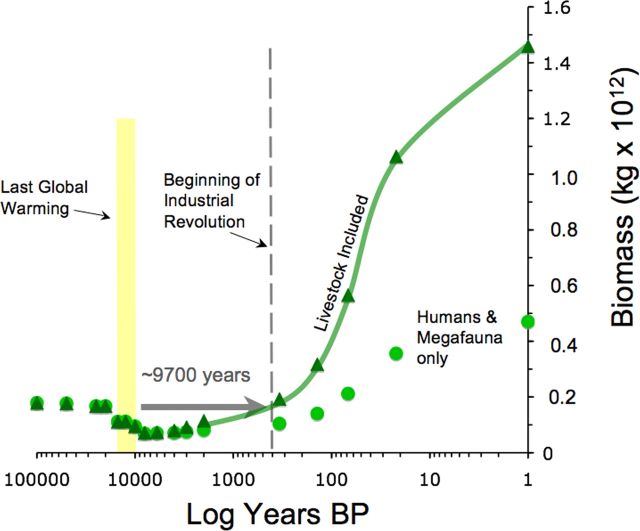
%> input picture RuBisCO_vs_Collagen/F5.large.jpg, 1280 x 1062 px (shown at 1/2 size)
$ octave take_coordinates.m   (GNU Octave 9; MATLAB toolbox functions it lacks are replaced by stand-ins)
%> lines starting %> are read from the running program, lines starting %| are printed output that depends on the picture; in (x1, y1, x2, y2) boxes, pixels count from 0 and x2, y2 are one past the last pixel; in counts of white or black regions, pixels touching at a corner belong together; the program's own positions count from 1
clear all
%%
im = imread('F5.large.jpg');
%> im is the input picture: size 1062x1280x3 uint8; mean R, G, B 242.9, 244.8, 241.2
mega_hum = ((im(:,:,2)>150) & (im(:,:,1)<30));
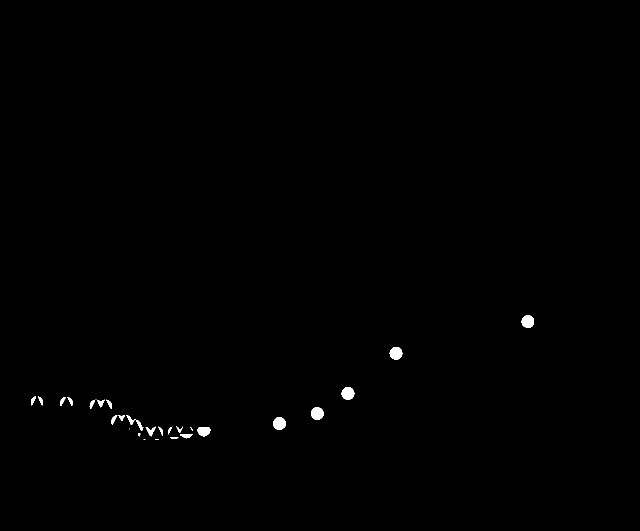
%> mega_hum: size 1062x1280 logical (shown at 1/2 size); 0.34% white; 28 white regions (5 under 20 px), largest, box (x1, y1, x2, y2) and area: (622, 814, 647, 840) 513, (1043, 630, 1068, 656) 510, (683, 775, 709, 800) 509
livestock = (im(:,:,2)>100 & im(:,:,2)<150 & im(:,:,1)<20);
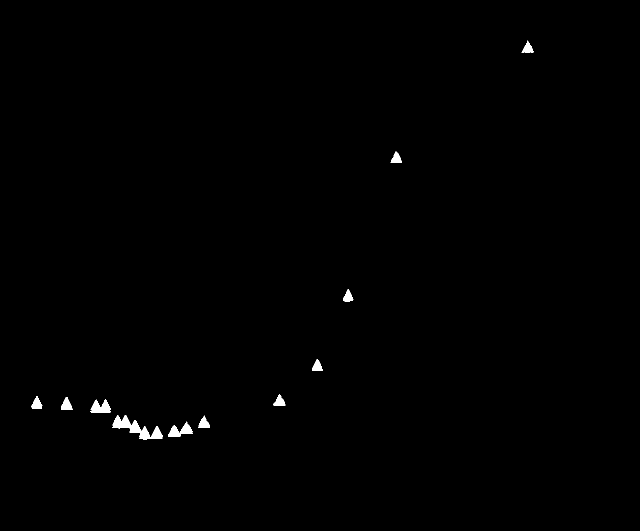
%> livestock: size 1062x1280 logical (shown at 1/2 size); 0.42% white; 12 white regions (1 under 20 px)

topY = 14;
bottomY = 906;
rightX = 1056;
leftX = 74;

mega_CC = bwconncomp(mega_hum,8);
%> mega_CC = 28 connected components
size_mega_CC = cellfun(@(x) length(x),mega_CC.PixelIdxList);
%> size_mega_CC = 28 values, max 513 at index 25, min 1 at index 6, mean 164.9
mega_hum_center = regionprops(mega_CC,'centroid');
%> mega_hum_center = 28 regions; first 5, Centroid: [66.6 801.5], [82.5 801.7], [125.3 803], [141.8 802.8], [184.6 808.4]
mega_hum_box = regionprops(mega_CC,'BoundingBox');
%> mega_hum_box = 28 regions; largest, box (x1, y1, x2, y2): (253, 830, 287, 862), (546, 834, 572, 860), (779, 694, 805, 720), (622, 814, 647, 840), (683, 775, 709, 800)
mega_hum_center = mega_hum_center(size_mega_CC>10);
%> mega_hum_center = 24 regions; first 5, Centroid: [66.6 801.5], [82.5 801.7], [125.3 803], [141.8 802.8], [184.6 808.4]
livestock_CC = bwconncomp(livestock,8);
%> livestock_CC = 12 connected components
size_livestock_CC = cellfun(@(x) length(x),livestock_CC.PixelIdxList);
%> size_livestock_CC = [345 367 696 1774 720 309 303 297 294 288 2 293]
livestock_center = regionprops(livestock_CC,'centroid');
%> livestock_center = 12 regions; first 5, Centroid: [74.3 809], [133.8 810.7], [202.2 815.7], [273.7 858], [361.6 862.6]
livestock_box = regionprops(livestock_CC,'BoundingBox');
%> livestock_box = 12 regions; largest, box (x1, y1, x2, y2): (224, 830, 325, 879), (337, 843, 385, 874), (181, 799, 222, 825), (396, 831, 420, 856), (1043, 81, 1067, 106)
livestock_center = livestock_center(size_livestock_CC>10);
%> livestock_center = 11 regions; first 5, Centroid: [74.3 809], [133.8 810.7], [202.2 815.7], [273.7 858], [361.6 862.6]

livestock_points(1,:) = [74 808];
livestock_points(2,:) = [133 808];
livestock_points(3,:) = [192 813];
livestock_points(4,:) = [212 813];
livestock_points(5,:) = [236 844];
livestock_points(6,:) = [252 844];
livestock_points(7,:) = [271 853];
livestock_points(8,:) = [290 867];
livestock_points(9,:) = [314 865];
livestock_points(10,:) = [349 862];
livestock_points(11,:) = [374 856];
livestock_points(12,:) = [408 843];
livestock_points(13:17,:) = reshape([livestock_center(end-4:end).Centroid],[2 5])';
livestock_points(17,1) = rightX;

mega_hum_points(1,:) = [74 808];
mega_hum_points(2,:) = [133 808];
mega_hum_points(3,:) = [192 813];
mega_hum_points(4,:) = [212 813];
mega_hum_points(5,:) = [236 844];
mega_hum_points(6,:) = [252 844];
mega_hum_points(7,:) = [271 853];
mega_hum_points(8,:) = [290 867];
mega_hum_points(9,:) = [349 867];
mega_hum_points(10,:) = [349 869];
mega_hum_points(11,:) = [374 867];
mega_hum_points(12,:) = [408 863];
mega_hum_points(13:17,:) = reshape([mega_hum_center(end-4:end).Centroid],[2 5])';
mega_hum_points(17,1) = rightX;

mega_hum_corr_points(:,1) = 10.^(-(mega_hum_points(:,1)-rightX)/((rightX-leftX)/5));
livestock_corr_points(:,1) = 10.^(-(livestock_points(:,1)-rightX)/((rightX-leftX)/5));
mega_hum_corr_points(:,2) = 1.6-(mega_hum_points(:,2)-topY)/(bottomY-topY)*1.6;
livestock_corr_points(:,2) = 1.6-(livestock_points(:,2)-topY)/(bottomY-topY)*1.6;
%%
im2 = imread('Human_vs_megafauna.png');
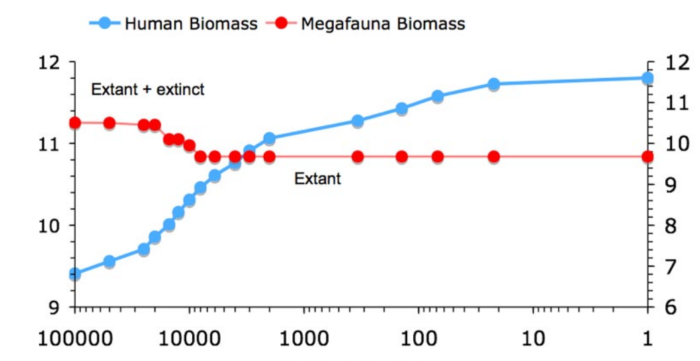
%> input picture RuBisCO_vs_Collagen/Human_vs_megafauna.png, 1399 x 722 px (shown at 1/2 size)
%> im2 is the input picture: size 722x1399x3 uint8; mean R, G, B 245.5, 244.5, 245.5
mega_only_points = imfindcircles(im2(:,:,1)>100 & im2(:,:,2)<50,[2 20]);
%> mega_only_points = 18 rows, first 12: [875.8 313.8; 804.2 313.8; 563.2 46.17; 539.2 313.6; 430.2 313.8; 988.2 313.6; 716 313.7; 401.5 314; 219.5 246.5; 499.2 313.8; 470.7 314; 1296 313.7]
hum_only_points = imfindcircles(im2(:,:,2)>100 & im2(:,:,1)<100,[5 20]);
%> hum_only_points = 18 rows, first 12: [430 351.2; 1296 156; 210 46.2; 539.3 276.9; 716 241.8; 804 217.5; 310 474.2; 988.2 168.2; 401.5 375; 219.6 522.6; 379.4 400.4; 339.4 449.4]
% [5 lines of commented-out code are left out]
topY2 = 124;
bottomY2 = 615;
rightX2 = 1296;
leftX2 = 150;

hum_only_corr_points(:,1) = 10.^(-(hum_only_points(:,1)-rightX2)/((rightX2-leftX2)/5));
mega_only_corr_points(:,1) = 10.^(-(mega_only_points(:,1)-rightX2)/((rightX2-leftX2)/5));
hum_only_corr_points(:,2) = 10.^(12-(hum_only_points(:,2)-topY2)/(bottomY2-topY2)*6);
mega_only_corr_points(:,2) = 10.^(12-(mega_only_points(:,2)-topY2)/(bottomY2-topY2)*3);
[B I] = sort(hum_only_corr_points(:,1));
%> B = 18 values from 1 to 99488.3; I = 18 values, max 18 at index 8, min 1 at index 9, mean 9.5
hum_only_corr_points = hum_only_corr_points(I,:);
%> hum_only_corr_points = 18 rows, first 12: [1 4.06e+11; 22.03 2.88e+11; 67.93 1.46e+11; 140.2 7.2e+10; 339.3 3.63e+10; 2001.4 1.35e+10; 3019.8 7.01e+09; 3946.9 3.28e+09; 6002.9 1.67e+09; 7992.9 856623972.8; 9981.5 419364108.1; 12450.3 213457901.5]
hum_only_corr_points = hum_only_corr_points([1:16 18],:);
%> hum_only_corr_points = 17 rows, first 12: [1 4.06e+11; 22.03 2.88e+11; 67.93 1.46e+11; 140.2 7.2e+10; 339.3 3.63e+10; 2001.4 1.35e+10; 3019.8 7.01e+09; 3946.9 3.28e+09; 6002.9 1.67e+09; 7992.9 856623972.8; 9981.5 419364108.1; 12450.3 213457901.5]
[B I] = sort(mega_only_corr_points(:,1));
%> B = 18 values from 1 to 99499; I = 18 values, max 18 at index 13, min 1 at index 3, mean 9.5
mega_only_corr_points = mega_only_corr_points(I,:);
%> mega_only_corr_points = 18 rows, first 12: [1 6.93e+10; 22.03 6.94e+10; 68.11 6.92e+10; 139.9 6.92e+10; 339.3 6.93e+10; 1575.3 2.99e+12; 2004.1 6.94e+10; 2996.3 6.92e+10; 3987.7 6.9e+10; 5992.8 6.92e+10; 7992.9 6.9e+10; 9982.4 9.44e+10]
mega_only_corr_points = mega_only_corr_points([1:5 7:18],:);
%> mega_only_corr_points = 17 rows, first 12: [1 6.93e+10; 22.03 6.94e+10; 68.11 6.92e+10; 139.9 6.92e+10; 339.3 6.93e+10; 2004.1 6.94e+10; 2996.3 6.92e+10; 3987.7 6.9e+10; 5992.8 6.92e+10; 7992.9 6.9e+10; 9982.4 9.44e+10; 12450.3 1.12e+11]

% Taken from Hern 1999
cattle_fraction = 663149950000/988565250000;
sheep_fraction = 77871734000/988565250000;
pig_fraction = 95835247000/988565250000;
horses_fraction = 53797867000/988565250000;
buffalo_camel_fraction = 71653831000/988565250000;
sheep_fraction = 77871734000/988565250000;
chicken_fraction = 26082000000/988565250000;
livestock_only_points = flipud(livestock_corr_points(:,2)-mega_hum_corr_points(:,2))*1e12;
%> livestock_only_points = 17 values, max 9.8e+11 at index 1, min 0 at index 10, mean 1.38e+11
cattle_points = livestock_only_points*cattle_fraction;
%> cattle_points = 17 values, max 6.57e+11 at index 1, min 0 at index 10, mean 9.25e+10
sheep_points = livestock_only_points*sheep_fraction;
%> sheep_points = 17 values, max 7.72e+10 at index 1, min 0 at index 10, mean 1.09e+10
pig_points = livestock_only_points*pig_fraction;
%> pig_points = 17 values, max 9.5e+10 at index 1, min 0 at index 10, mean 1.34e+10
chicken_points = livestock_only_points*chicken_fraction;
%> chicken_points = 17 values, max 2.58e+10 at index 1, min 0 at index 10, mean 3.64e+09
other_points = livestock_only_points*(1-(cattle_fraction));
%> other_points = 17 values, max 3.22e+11 at index 1, min 0 at index 10, mean 4.54e+10
figure();
total_data = [mega_only_corr_points(:,2) hum_only_corr_points(:,2) cattle_points other_points];
%> total_data = 17 rows, first 8: [6.93e+10 4.06e+11 6.57e+11 3.22e+11; 6.94e+10 2.88e+11 4.69e+11 2.3e+11; 6.92e+10 1.46e+11 2.33e+11 1.14e+11; 6.92e+10 7.2e+10 1.13e+11 5.55e+10; 6.93e+10 3.63e+10 5.29e+10 2.6e+10; 6.94e+10 1.35e+10 2.41e+10 1.18e+10; 6.92e+10 7.01e+09 1.32e+10 6.5e+09; 6.9e+10 3.28e+09 8.42e+09 4.13e+09]
area(mega_only_corr_points(:,1),total_data*6/1e12)
xlim([0 100])
set(gca,'Xdir','reverse')
xlabel('Years BP'), ylabel('10^{13} grams')
line([1 100000],[7.5 7.5],'LineWidth',2,'Color','k')

line([300 300],[0 10],'LineStyle','--','LineWidth',2,'Color','k')
text(2000, 7.2,'RuBisCO mass')
text(500, 0.1,'Begining of the industrial revolution','Rotation',90)
legend('Wild Megafauna','Humans','Cattle','Other Livestock')
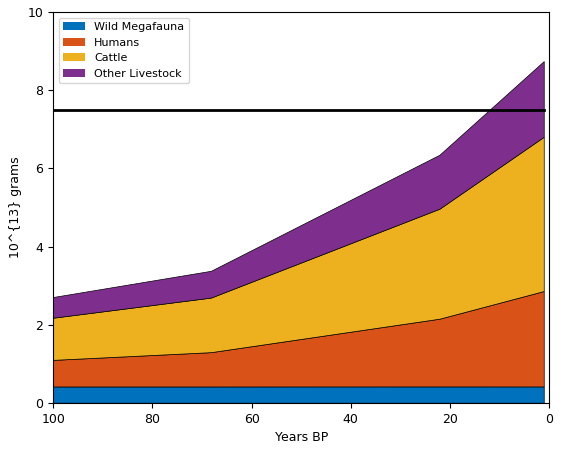
%> figure redrawn from the program's plot data

% [6 lines of commented-out code are left out]
figure()
plot(livestock_corr_points(:,1),livestock_corr_points(:,2)*0.06*100,'or','MarkerFaceColor','r')
set(gca,'Xdir','reverse')
xlabel('Years BP'), ylabel('10^{13} grams')
line([1 100000],[7.5 7.5],'LineWidth',2,'Color','k')
xlim([0 10000])
line([300 300],[0 10],'LineStyle','--','LineWidth',2,'Color','k')
text(50000, 7.2,'RuBisCO mass')
text(500, 0.1,'Begining of the industrial revolution','Rotation',90)
legend('Total collagen')
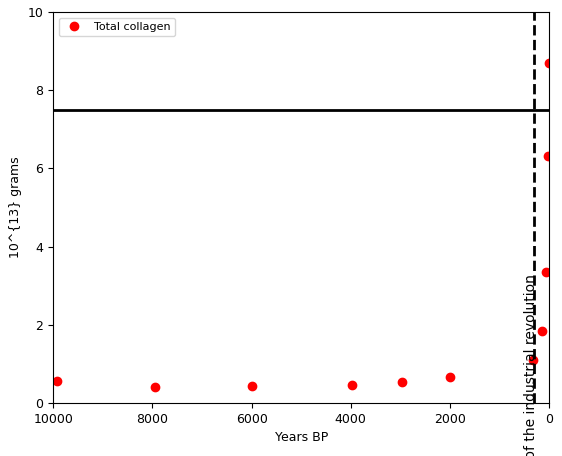
%> figure redrawn from the program's plot data
